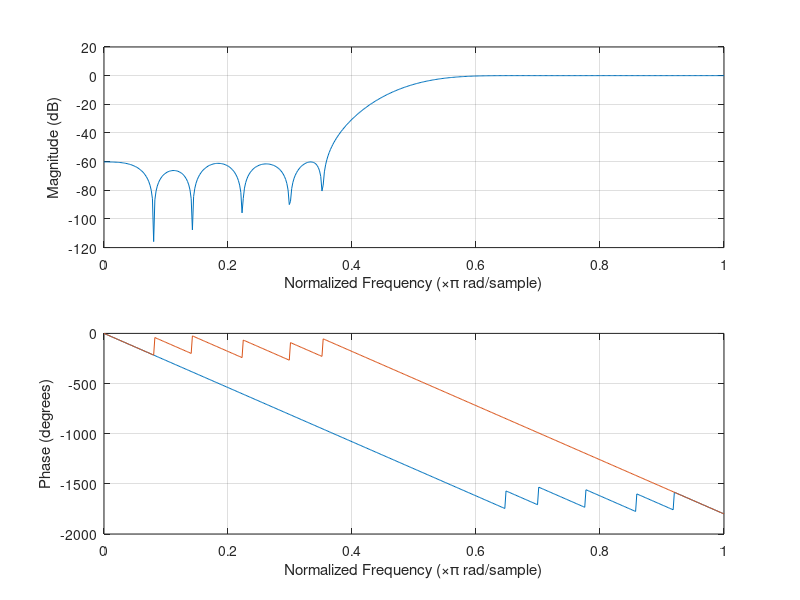

The MATLAB script that drew this image: (Note: this script raises an error after producing the figure.)
clear all;

T=1; w = pi/100;
t=0:T:1023;
xsig=cos(w*t/T) + 1.5*cos(3*w*t/T);
%%

H0 = [-1 0 3 0 -8 0 21 0 -45 0 91 0 -191 0 643 1024 643 0 -191 0 91 0 -45 0 21 0 -8 0 3 0 -1];
H0 = [H0; [2048 zeros(1,30)]];
H1 = H0; H1(1,16) = -1024;
figure;
freqz(H0(1,:),H0(2,:));
hold on;
freqz(H1(1,:),H1(2,:));
ysigs=polyphase_tx(xsig, H0, H1);

F0 = H0;
F1 = H1;
%F1(1,:) = -F1(1,:);
wsig = polyphase_rx(ysigs, F0, F1);

figure;
TZ = dfilt.parallel(dfilt.cascade(dfilt.df1(H0(1,:),H0(2,:)), dfilt.df1(F0(1,:),F0(2,:))), dfilt.cascade(dfilt.df1(H1(1,:),H1(2,:)), dfilt.df1(F1(1,:),F1(2,:))));
[p, q] = TZ.tf;
freqz(p,q*2,'whole');

%%

AZ = dfilt.cascade(dfilt.df1(H0(1,:),H0(2,:)), dfilt.df1(H1(1,:),H1(2,:)));
[p, q] = AZ.tf;
freqz(p,q*2,'whole');


%%
figure;

Lsig=length(xsig);
Lfft=2^ceil(log2(Lsig)+1);
Fmax=1;
Faxis=linspace(-Fmax,Fmax,Lfft);
Xsig=fftshift(fft(xsig,Lfft)) / Lsig;
plot(Faxis,abs(Xsig));
hold on;

Ysig1=fftshift(fft(ysigs(1,:),128))/length(ysigs(1,:));
plot(linspace(-Fmax,Fmax,128),abs(Ysig1)/1,'r--');
hold on;

Ysig2=fftshift(fft(ysigs(2,:),128))/length(ysigs(2,:));
plot(linspace(-Fmax,Fmax,128),abs(Ysig2)/1,'g--');
hold off;

figure;
plot(Faxis,abs(Xsig),'k-');
hold on;
Wsig=fftshift(fft(wsig,Lfft))/length(wsig);
plot(Faxis,abs(Wsig),'r--');
hold off;

%%
figure;
plot(t,xsig,'k',t,wsig,'r--');
